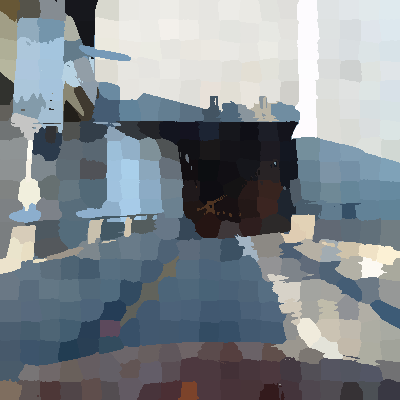
#> input picture 326_out_m30_k400.png, 400 x 400 px
$ python test.py
#> lines starting #> are read from the running program, lines starting #| are printed output that depends on the picture; after the words box and inside, x2 and y2 are one past the last pixel; in counts of white or black regions, pixels touching at a corner belong together
#> further down, image is the input picture: shape (400, 400, 3); mean B, G, R 142.4, 136.2, 128.7
#> `lab_image = cv2.cvtColor(image, cv2.COLOR_BGR2LAB)`: lab_image: shape (400, 400, 3); mean of channels 0, 1, 2 140.9, 127.2, 123.7

import cv2
import numpy as np
import sys
import os


'''
[29 29 29]
[163 163 163]


[  0 105  51]
[106 164 177]


new images
[  5 128 114]
[ 33 165 131]
'''

def Lab_Segmentation(image,L_lower, L_upper, a_lower, a_upper, b_lower, b_upper):
#> called with L_lower = 5, L_upper = 33, a_lower = 128, a_upper = 165, b_lower = 114, b_upper = 131
    lowerRange= np.array([L_lower, a_lower, b_lower] , dtype="uint8")
    upperRange= np.array([L_upper, a_upper, b_upper], dtype="uint8")
    mask = image[:].copy()
    # imageLab = cv2.cvtColor(image, cv2.COLOR_BGR2Lab)
    imageRange = cv2.inRange(image,lowerRange, upperRange)
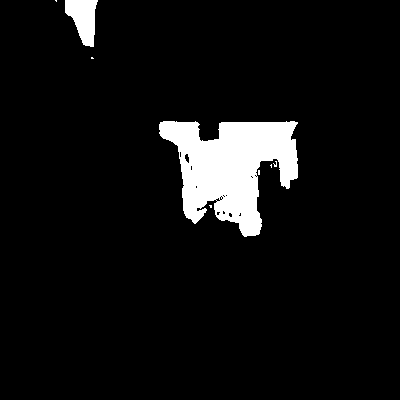
#> imageRange: shape (400, 400); 6.6% white; 8 white regions (6 under 20 px), largest, box (x1, y1, x2, y2) and area: (159, 121, 298, 237) 9519, (65, 0, 98, 47) 998

    mask[:,:,0] = imageRange
#> mask: shape (400, 400, 3); mean of channels 0, 1, 2 16.8, 127.2, 123.7
    mask[:,:,1] = imageRange
#> mask: shape (400, 400, 3); mean of channels 0, 1, 2 16.8, 16.8, 123.7
    mask[:,:,2] = imageRange
#> mask: shape (400, 400, 3); mean of channels 0, 1, 2 16.8, 16.8, 16.8

    kernel = cv2.getStructuringElement(cv2.MORPH_ELLIPSE, (5, 5))
    closing = cv2.morphologyEx(mask, cv2.MORPH_CLOSE, kernel)
#> closing: shape (400, 400, 3); mean of channels 0, 1, 2 17.2, 17.2, 17.2
    faceLab = cv2.bitwise_and(image,mask)
#> faceLab: shape (400, 400, 3); mean of channels 0, 1, 2 1.2, 8.6, 8.3

    return faceLab

filename = "326"
image_name = filename + "_out_m30_k400.png"

image = cv2.imread(image_name)

lab_image = cv2.cvtColor(image, cv2.COLOR_BGR2LAB)
cv2.namedWindow("Output")


segmented_lab = Lab_Segmentation(lab_image, 5, 33, 128, 165, 114, 131)
gray = cv2.cvtColor(segmented_lab, cv2.COLOR_BGR2GRAY)
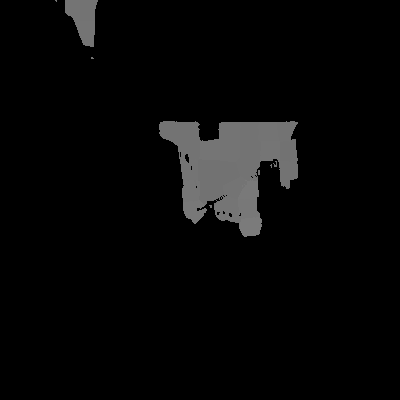
#> gray: shape (400, 400); min 0, max 123, mean 7.7
cv2.imwrite(filename + 'image_threshold.png',gray)
cv2.imshow("Output", gray)

cv2.waitKey(0)

cv2.destroyAllWindows()

$ run again, with 1_out_m20_k200.png copied over 326_out_m30_k400.png
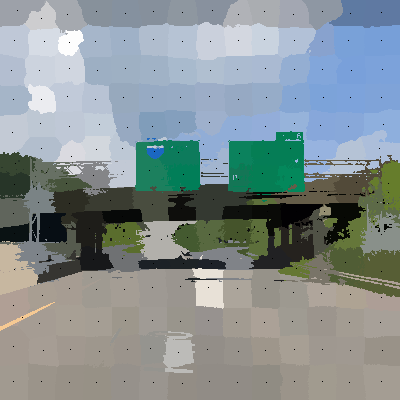
#> input picture 1_out_m20_k200.png, 400 x 400 px
#> image is the input picture: shape (400, 400, 3); mean B, G, R 146.5, 145.1, 133.9
#> lab_image: shape (400, 400, 3); mean of channels 0, 1, 2 150.6, 125.3, 126.7
#> in Lab_Segmentation, `imageRange = cv2.inRange(image,lowerRange, upperRange)`:
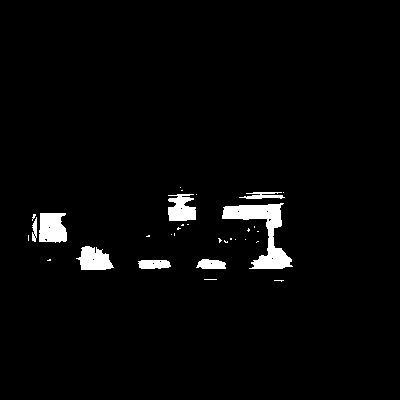
#> imageRange: shape (400, 400); 2.8% white; 32 white regions (24 under 20 px), largest, box (x1, y1, x2, y2) and area: (222, 203, 293, 269) 1667, (39, 213, 67, 243) 721, (76, 246, 114, 270) 615
#> closing: shape (400, 400, 3); mean of channels 0, 1, 2 7.6, 7.6, 7.6
#> faceLab: shape (400, 400, 3); mean of channels 0, 1, 2 0.5, 3.6, 3.6
#> `gray = cv2.cvtColor(segmented_lab, cv2.COLOR_BGR2GRAY)`:
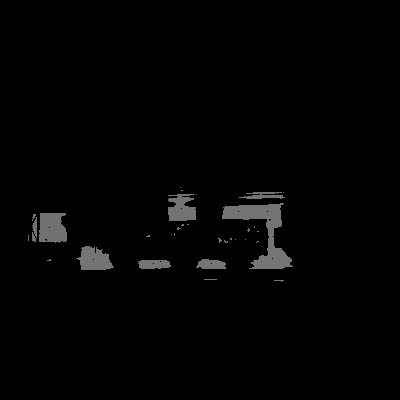
#> gray: shape (400, 400); min 0, max 117, mean 3.2

$ run again, with 311_out_m20_k200.png copied over 326_out_m30_k400.png
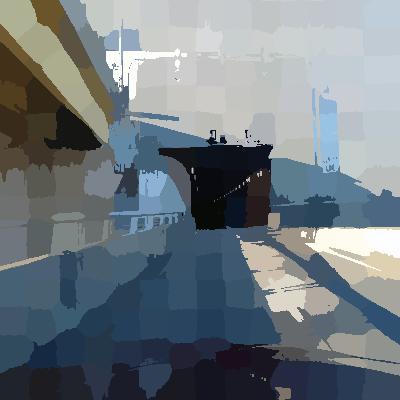
#> input picture 311_out_m20_k200.png, 400 x 400 px
#> image is the input picture: shape (400, 400, 3); mean B, G, R 127.9, 121.6, 112
#> lab_image: shape (400, 400, 3); mean of channels 0, 1, 2 125.8, 126.7, 123.2
#> in Lab_Segmentation, `imageRange = cv2.inRange(image,lowerRange, upperRange)`:
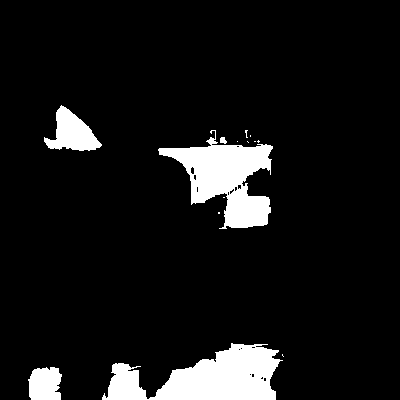
#> imageRange: shape (400, 400); 8.6% white; 14 white regions (9 under 20 px), largest, box (x1, y1, x2, y2) and area: (102, 343, 283, 400) 6036, (158, 130, 273, 229) 5320, (44, 105, 102, 151) 1412, (28, 367, 62, 400) 954, (220, 137, 227, 144) 36
#> closing: shape (400, 400, 3); mean of channels 0, 1, 2 22.5, 22.5, 22.5
#> faceLab: shape (400, 400, 3); mean of channels 0, 1, 2 1.6, 11.2, 10.6
#> `gray = cv2.cvtColor(segmented_lab, cv2.COLOR_BGR2GRAY)`:
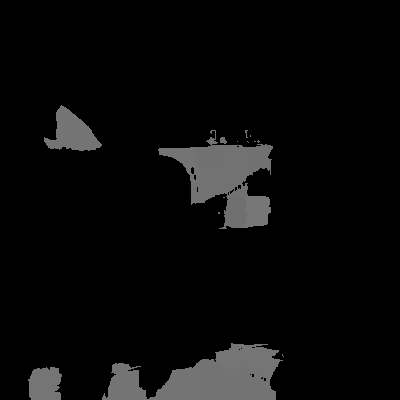
#> gray: shape (400, 400); min 0, max 119, mean 10
